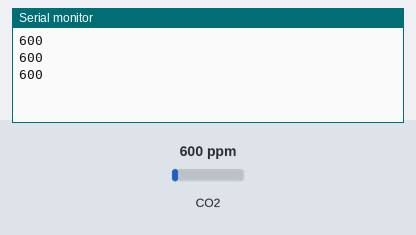
A sketch run on a simulated ESP32. Parts: the last lines printed to the serial monitor. The inputs (shaded band) are chosen by the test bench; at power-on: CO2 600 ppm.

Above: at 1.3 s.
1.4 s: CO2 set to 452 ppm
At 2.0 s:
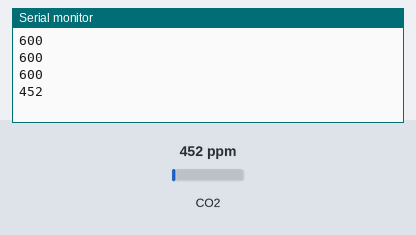
2.9 s: CO2 set to 1050 ppm
At 3.6 s:
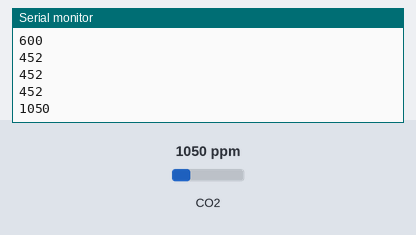
Timing chart, 0 to 5.9 s (numbered marks = the images above; inputs shaded):
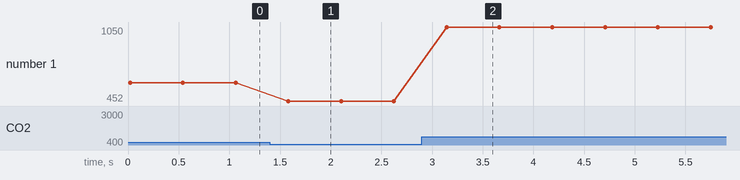

Measured:
- after the input at 1.4 s, the serial monitor: prints a new line after 0.18 s (image 1)
- after the input at 2.9 s, the serial monitor: prints a new line after 0.24 s (image 2)
- plotted number 1: 600 → 452 after the input at 1.4 s, 452 → 1050 after the input at 2.9 s

The sketch:

simple_co2.ino
```cpp
#include <Arduino.h>
#include <MHZ19.h>

#define RX_PIN 16
#define TX_PIN 17
#define BAUDRATE 115200

MHZ19 myMHZ19;

void setup() {
  Serial.begin(115200);
  Serial2.begin(BAUDRATE, SERIAL_8N1, RX_PIN, TX_PIN);
  myMHZ19.begin(Serial2);
  myMHZ19.autoCalibration();
}

int carbonDioxide() {
  return myMHZ19.getCO2();
}

void loop() {
  Serial.println(carbonDioxide());
  delay(500);
}
```
